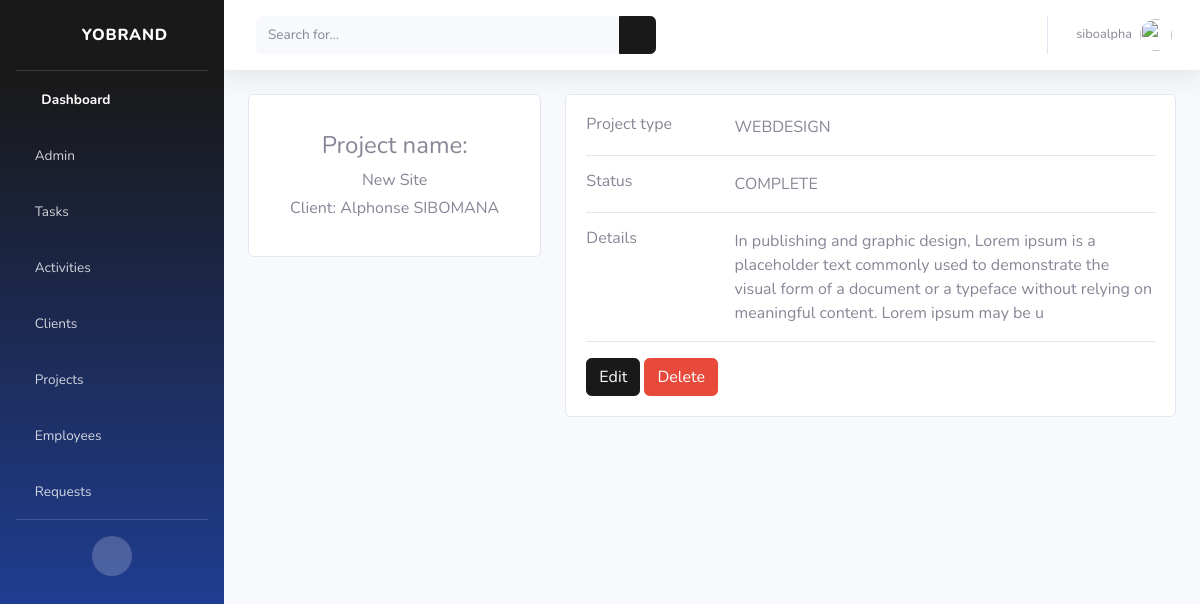
Page /project/1/ (signed in) on the earlier database version.
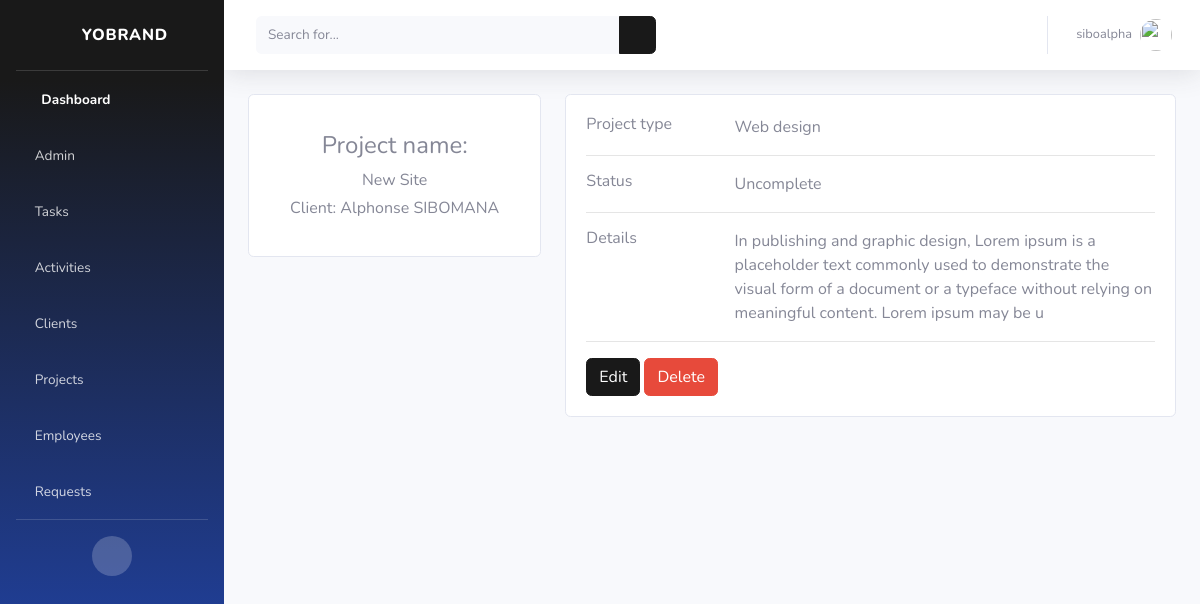
Same page on the later database version.
### cms/models.py (models this page shows, shortened)
class Project(models.Model):
    Complete = 'Complete'
    Pending = 'Pending'
    Uncomplete = 'Uncomplete'
    PROJECT_STATUS_CHOICES = [
        (Complete, 'Complete'),
        (Pending, 'Pending'),
        (Uncomplete, 'Uncomplete')
    ]
    Web_design = 'Web design'
    Content = 'Content'
    Social_media_marketing = 'Social media marketing'
    PROJECT_TYPE_CHOICES = [
        (Web_design, 'Web design'),
        (Content, 'Content'),
        (Social_media_marketing, 'Social media marketing')
    ]
    name = models.CharField(max_length=40, null=True)
    description = models.TextField(max_length=200, null=True)
    project_type = models.CharField(max_length=40, choices=PROJECT_TYPE_CHOICES, default=Web_design)
    status = models.CharField(max_length=40, choices=PROJECT_STATUS_CHOICES, default=Uncomplete)
    client = models.ForeignKey(Client, on_delete=models.SET_NULL, null=True)
    date_added = models.DateTimeField(default=timezone.now())

class Client(models.Model):
    name = models.CharField(max_length=40, null=True)
    email = models.EmailField(max_length=40, null=True)
    phone = models.CharField(max_length=30, null=True)
    website = models.URLField(max_length=100, null=True, blank=True)
    instagram = models.URLField(max_length=100, null=True, blank=True)
    facebook = models.URLField(max_length=100, null=True, blank=True)
    twitter = models.URLField(max_length=100, null=True, blank=True)
    linkedin = models.URLField(max_length=100, null=True, blank=True)

### cms/views.py (the view)
# urls.py: path('project/<pk>/',views.project, name='project'),
@login_required(login_url='login')
def project(request, pk):
    project = Project.objects.get(id=pk)
    context = {'project': project}
    return render(request, 'cms/project.html', context)

### cms/templates/cms/project.html
{% extends 'cms/base.html' %}
{% load static %}
{% block content %}
<div class="container">
    <div class="main-body">
        <div class="row gutters-sm">
            <div class="col-md-4 mb-3">
                <div class="card">
                    <div class="card-body">
                        <div class="d-flex flex-column align-items-center text-center">
                            <div class="mt-3">
                                <h4>Project name:</h4>
                                <p class="text-secondary mb-1">{{project.name}}</p>
                                <p class="text-muted font-size-sm">Client: {{project.client.name}} </p>
                            </div>
                        </div>
                    </div>
                </div>
            </div>
            <div class="col-md-8">
                <div class="card mb-3">
                    <div class="card-body">
                        <div class="row">
                            <div class="col-sm-3">
                                <h6 class="mb-0">Project type</h6>
                            </div>
                            <div class="col-sm-9 text-secondary">
                                {{project.project_type}}
                            </div>
                        </div>
                        <hr>
                        <div class="row">
                            <div class="col-sm-3">
                                <h6 class="mb-0">Status</h6>
                            </div>
                            <div class="col-sm-9 text-secondary">
                                {{project.status}}
                            </div>
                        </div>
                        <hr>
                        <div class="row">
                            <div class="col-sm-3">
                                <h6 class="mb-0">Details</h6>
                            </div>
                            <div class="col-sm-9 text-secondary">
                                {{project.description}}
                            </div>
                        </div>
                        <hr>
                        <div class="row">
                            <div class="col-sm-12">
                                <a class="btn btn-primary" href="{% url 'edit-project' project.id %}">Edit</a>
                                <a class="btn btn-danger" href="{% url 'delete-project' project.id %}">Delete</a>
                            </div>
                        </div>
                    </div>
                </div>
            </div>
        </div>
    </div>
</div>
{% endblock %}

Differences in the rows shown:
changed Project "New Site": project_type "WEBDESIGN" → "Web design"; status "COMPLETE" → "Uncomplete"
